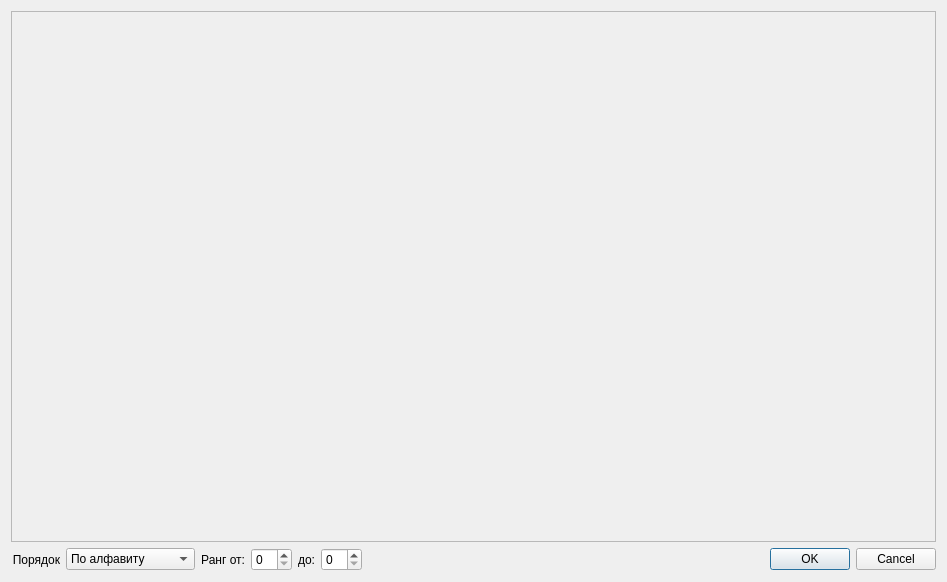
<?xml version="1.0" encoding="UTF-8"?>
<ui version="4.0">
 <class>HashtagDialog</class>
 <widget class="QDialog" name="HashtagDialog">
  <property name="geometry">
   <rect>
    <x>0</x>
    <y>0</y>
    <width>947</width>
    <height>582</height>
   </rect>
  </property>
  <property name="windowTitle">
   <string>Dialog</string>
  </property>
  <layout class="QGridLayout" name="gridLayout">
   <item row="0" column="0" colspan="7">
    <widget class="QScrollArea" name="saHashtags">
     <property name="sizePolicy">
      <sizepolicy hsizetype="Expanding" vsizetype="Expanding">
       <horstretch>0</horstretch>
       <verstretch>0</verstretch>
      </sizepolicy>
     </property>
     <property name="widgetResizable">
      <bool>true</bool>
     </property>
     <widget class="QWidget" name="wHashtags">
      <property name="geometry">
       <rect>
        <x>0</x>
        <y>0</y>
        <width>923</width>
        <height>522</height>
       </rect>
      </property>
      <layout class="QGridLayout" name="gridLayout_15">
       <item row="1" column="0">
        <layout class="QGridLayout" name="grlHashtags">
         <property name="spacing">
          <number>2</number>
         </property>
        </layout>
       </item>
      </layout>
     </widget>
    </widget>
   </item>
   <item row="1" column="0">
    <widget class="QLabel" name="lblSorting">
     <property name="text">
      <string>Порядок</string>
     </property>
     <property name="alignment">
      <set>Qt::AlignRight|Qt::AlignTrailing|Qt::AlignVCenter</set>
     </property>
    </widget>
   </item>
   <item row="1" column="1">
    <widget class="QComboBox" name="cbSorting">
     <item>
      <property name="text">
       <string>По алфавиту</string>
      </property>
     </item>
     <item>
      <property name="text">
       <string>По популярности</string>
      </property>
     </item>
     <item>
      <property name="text">
       <string>По новизне</string>
      </property>
     </item>
    </widget>
   </item>
   <item row="1" column="2">
    <widget class="QLabel" name="lblMinRank">
     <property name="text">
      <string>Ранг от:</string>
     </property>
     <property name="alignment">
      <set>Qt::AlignRight|Qt::AlignTrailing|Qt::AlignVCenter</set>
     </property>
    </widget>
   </item>
   <item row="1" column="3">
    <widget class="QSpinBox" name="sbMinRank"/>
   </item>
   <item row="1" column="4">
    <widget class="QLabel" name="lblMaxRank">
     <property name="text">
      <string>до:</string>
     </property>
     <property name="alignment">
      <set>Qt::AlignRight|Qt::AlignTrailing|Qt::AlignVCenter</set>
     </property>
    </widget>
   </item>
   <item row="1" column="5">
    <widget class="QSpinBox" name="sbMaxRank"/>
   </item>
   <item row="1" column="6">
    <widget class="QDialogButtonBox" name="buttonBox">
     <property name="sizePolicy">
      <sizepolicy hsizetype="Preferred" vsizetype="Fixed">
       <horstretch>0</horstretch>
       <verstretch>0</verstretch>
      </sizepolicy>
     </property>
     <property name="orientation">
      <enum>Qt::Horizontal</enum>
     </property>
     <property name="standardButtons">
      <set>QDialogButtonBox::Cancel|QDialogButtonBox::Ok</set>
     </property>
    </widget>
   </item>
  </layout>
 </widget>
 <resources/>
 <connections>
  <connection>
   <sender>buttonBox</sender>
   <signal>accepted()</signal>
   <receiver>HashtagDialog</receiver>
   <slot>accept()</slot>
   <hints>
    <hint type="sourcelabel">
     <x>248</x>
     <y>254</y>
    </hint>
    <hint type="destinationlabel">
     <x>157</x>
     <y>274</y>
    </hint>
   </hints>
  </connection>
  <connection>
   <sender>buttonBox</sender>
   <signal>rejected()</signal>
   <receiver>HashtagDialog</receiver>
   <slot>reject()</slot>
   <hints>
    <hint type="sourcelabel">
     <x>316</x>
     <y>260</y>
    </hint>
    <hint type="destinationlabel">
     <x>286</x>
     <y>274</y>
    </hint>
   </hints>
  </connection>
 </connections>
</ui>
